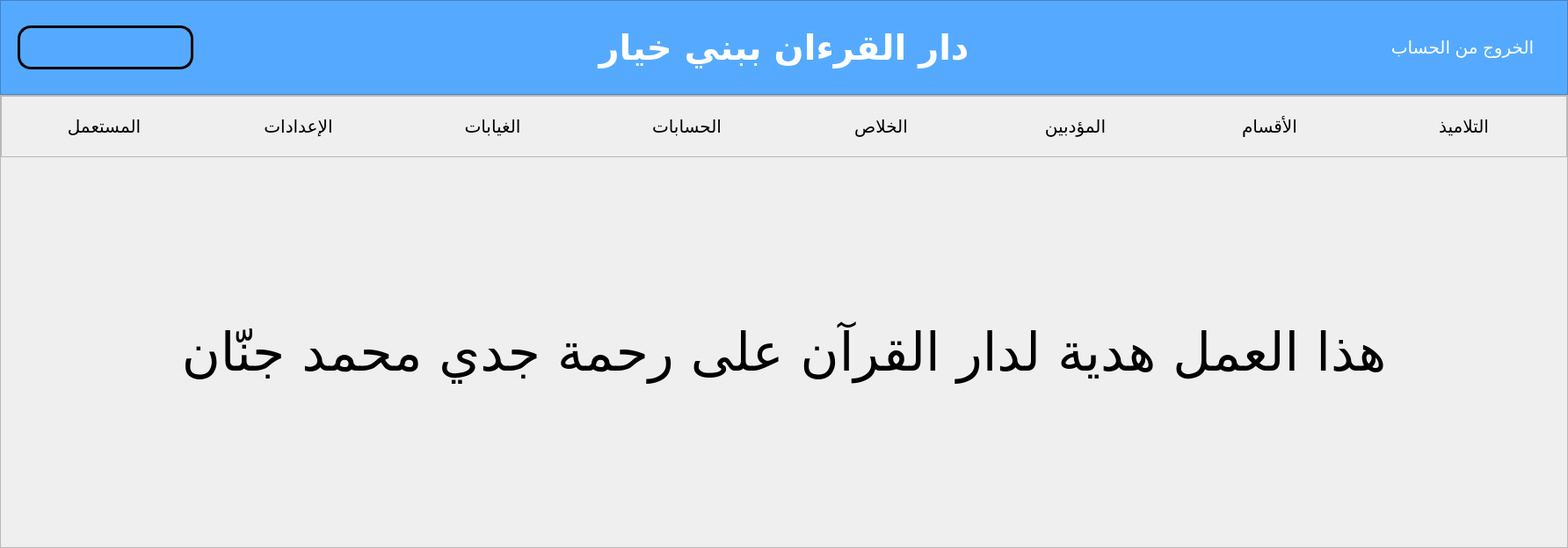
<?xml version="1.0" encoding="UTF-8"?>
<ui version="4.0">
 <class>main_app</class>
 <widget class="QMainWindow" name="main_app">
  <property name="windowModality">
   <enum>Qt::WindowModality::ApplicationModal</enum>
  </property>
  <property name="geometry">
   <rect>
    <x>0</x>
    <y>0</y>
    <width>1784</width>
    <height>624</height>
   </rect>
  </property>
  <property name="windowTitle">
   <string>MainWindow</string>
  </property>
  <widget class="QWidget" name="centralwidget">
   <layout class="QVBoxLayout" name="verticalLayout">
    <property name="spacing">
     <number>0</number>
    </property>
    <property name="leftMargin">
     <number>0</number>
    </property>
    <property name="topMargin">
     <number>0</number>
    </property>
    <property name="rightMargin">
     <number>0</number>
    </property>
    <property name="bottomMargin">
     <number>0</number>
    </property>
    <item>
     <widget class="QFrame" name="frame">
      <property name="styleSheet">
       <string notr="true">padding: 10px;
background-color: rgb(85, 170, 255);</string>
      </property>
      <property name="frameShape">
       <enum>QFrame::Shape::StyledPanel</enum>
      </property>
      <property name="frameShadow">
       <enum>QFrame::Shadow::Raised</enum>
      </property>
      <layout class="QHBoxLayout" name="horizontalLayout">
       <item>
        <widget class="QLabel" name="username">
         <property name="minimumSize">
          <size>
           <width>200</width>
           <height>50</height>
          </size>
         </property>
         <property name="maximumSize">
          <size>
           <width>250</width>
           <height>50</height>
          </size>
         </property>
         <property name="font">
          <font>
           <pointsize>15</pointsize>
          </font>
         </property>
         <property name="styleSheet">
          <string notr="true">border: 3px solid black; 
border-radius: 15px</string>
         </property>
         <property name="text">
          <string/>
         </property>
        </widget>
       </item>
       <item>
        <spacer name="horizontalSpacer_2">
         <property name="orientation">
          <enum>Qt::Orientation::Horizontal</enum>
         </property>
         <property name="sizeHint" stdset="0">
          <size>
           <width>308</width>
           <height>20</height>
          </size>
         </property>
        </spacer>
       </item>
       <item>
        <widget class="QLabel" name="label">
         <property name="minimumSize">
          <size>
           <width>500</width>
           <height>0</height>
          </size>
         </property>
         <property name="font">
          <font>
           <family>Aldhabi</family>
           <pointsize>30</pointsize>
           <bold>true</bold>
          </font>
         </property>
         <property name="styleSheet">
          <string notr="true">color: rgb(255, 255, 255);</string>
         </property>
         <property name="text">
          <string>دار القرءان ببني خيار</string>
         </property>
         <property name="alignment">
          <set>Qt::AlignmentFlag::AlignCenter</set>
         </property>
        </widget>
       </item>
       <item>
        <spacer name="horizontalSpacer">
         <property name="orientation">
          <enum>Qt::Orientation::Horizontal</enum>
         </property>
         <property name="sizeHint" stdset="0">
          <size>
           <width>307</width>
           <height>20</height>
          </size>
         </property>
        </spacer>
       </item>
       <item>
        <widget class="QPushButton" name="log_out">
         <property name="sizePolicy">
          <sizepolicy hsizetype="Fixed" vsizetype="Fixed">
           <horstretch>0</horstretch>
           <verstretch>0</verstretch>
          </sizepolicy>
         </property>
         <property name="minimumSize">
          <size>
           <width>200</width>
           <height>30</height>
          </size>
         </property>
         <property name="font">
          <font>
           <pointsize>15</pointsize>
          </font>
         </property>
         <property name="layoutDirection">
          <enum>Qt::LayoutDirection::RightToLeft</enum>
         </property>
         <property name="styleSheet">
          <string notr="true">color: rgb(255, 255, 255);</string>
         </property>
         <property name="text">
          <string>الخروج من الحساب</string>
         </property>
         <property name="icon">
          <iconset>
           <normaloff>../../../../Users/User/Desktop/icons/student-xl.png</normaloff>../../../../Users/User/Desktop/icons/student-xl.png</iconset>
         </property>
         <property name="iconSize">
          <size>
           <width>35</width>
           <height>35</height>
          </size>
         </property>
         <property name="flat">
          <bool>true</bool>
         </property>
        </widget>
       </item>
      </layout>
     </widget>
    </item>
    <item>
     <widget class="QFrame" name="frame_2">
      <property name="sizePolicy">
       <sizepolicy hsizetype="Preferred" vsizetype="Expanding">
        <horstretch>0</horstretch>
        <verstretch>0</verstretch>
       </sizepolicy>
      </property>
      <property name="frameShape">
       <enum>QFrame::Shape::StyledPanel</enum>
      </property>
      <property name="frameShadow">
       <enum>QFrame::Shadow::Raised</enum>
      </property>
      <layout class="QVBoxLayout" name="verticalLayout_2">
       <property name="spacing">
        <number>0</number>
       </property>
       <property name="leftMargin">
        <number>0</number>
       </property>
       <property name="topMargin">
        <number>0</number>
       </property>
       <property name="rightMargin">
        <number>0</number>
       </property>
       <property name="bottomMargin">
        <number>0</number>
       </property>
       <item>
        <widget class="QFrame" name="frame_3">
         <property name="minimumSize">
          <size>
           <width>0</width>
           <height>70</height>
          </size>
         </property>
         <property name="styleSheet">
          <string notr="true"/>
         </property>
         <property name="frameShape">
          <enum>QFrame::Shape::StyledPanel</enum>
         </property>
         <property name="frameShadow">
          <enum>QFrame::Shadow::Raised</enum>
         </property>
         <layout class="QHBoxLayout" name="horizontalLayout_3">
          <item>
           <widget class="QPushButton" name="user">
            <property name="minimumSize">
             <size>
              <width>150</width>
              <height>50</height>
             </size>
            </property>
            <property name="font">
             <font>
              <pointsize>15</pointsize>
             </font>
            </property>
            <property name="layoutDirection">
             <enum>Qt::LayoutDirection::RightToLeft</enum>
            </property>
            <property name="styleSheet">
             <string notr="true"/>
            </property>
            <property name="text">
             <string>المستعمل</string>
            </property>
            <property name="icon">
             <iconset>
              <normaloff>../../../../Users/User/Desktop/icons/settings-5-xl.png</normaloff>../../../../Users/User/Desktop/icons/settings-5-xl.png</iconset>
            </property>
            <property name="iconSize">
             <size>
              <width>35</width>
              <height>35</height>
             </size>
            </property>
            <property name="flat">
             <bool>true</bool>
            </property>
           </widget>
          </item>
          <item>
           <widget class="QPushButton" name="settings">
            <property name="minimumSize">
             <size>
              <width>150</width>
              <height>50</height>
             </size>
            </property>
            <property name="font">
             <font>
              <pointsize>15</pointsize>
             </font>
            </property>
            <property name="layoutDirection">
             <enum>Qt::LayoutDirection::RightToLeft</enum>
            </property>
            <property name="styleSheet">
             <string notr="true"/>
            </property>
            <property name="text">
             <string>الإعدادات</string>
            </property>
            <property name="icon">
             <iconset>
              <normaloff>../../../../Users/User/Desktop/icons/settings-5-xl.png</normaloff>../../../../Users/User/Desktop/icons/settings-5-xl.png</iconset>
            </property>
            <property name="iconSize">
             <size>
              <width>35</width>
              <height>35</height>
             </size>
            </property>
            <property name="flat">
             <bool>true</bool>
            </property>
           </widget>
          </item>
          <item>
           <widget class="QPushButton" name="absents">
            <property name="minimumSize">
             <size>
              <width>150</width>
              <height>50</height>
             </size>
            </property>
            <property name="font">
             <font>
              <pointsize>15</pointsize>
             </font>
            </property>
            <property name="layoutDirection">
             <enum>Qt::LayoutDirection::RightToLeft</enum>
            </property>
            <property name="styleSheet">
             <string notr="true"/>
            </property>
            <property name="text">
             <string>الغيابات</string>
            </property>
            <property name="icon">
             <iconset>
              <normaloff>../../../../Users/User/Desktop/icons/us-dollar-xl.png</normaloff>../../../../Users/User/Desktop/icons/us-dollar-xl.png</iconset>
            </property>
            <property name="iconSize">
             <size>
              <width>35</width>
              <height>35</height>
             </size>
            </property>
            <property name="flat">
             <bool>true</bool>
            </property>
           </widget>
          </item>
          <item>
           <widget class="QPushButton" name="money">
            <property name="minimumSize">
             <size>
              <width>150</width>
              <height>50</height>
             </size>
            </property>
            <property name="font">
             <font>
              <pointsize>15</pointsize>
             </font>
            </property>
            <property name="layoutDirection">
             <enum>Qt::LayoutDirection::RightToLeft</enum>
            </property>
            <property name="styleSheet">
             <string notr="true"/>
            </property>
            <property name="text">
             <string>الحسابات</string>
            </property>
            <property name="icon">
             <iconset>
              <normaloff>../../../../Users/User/Desktop/icons/student-xl.png</normaloff>../../../../Users/User/Desktop/icons/student-xl.png</iconset>
            </property>
            <property name="iconSize">
             <size>
              <width>35</width>
              <height>35</height>
             </size>
            </property>
            <property name="flat">
             <bool>true</bool>
            </property>
           </widget>
          </item>
          <item>
           <widget class="QPushButton" name="payment">
            <property name="minimumSize">
             <size>
              <width>150</width>
              <height>50</height>
             </size>
            </property>
            <property name="font">
             <font>
              <pointsize>15</pointsize>
             </font>
            </property>
            <property name="layoutDirection">
             <enum>Qt::LayoutDirection::RightToLeft</enum>
            </property>
            <property name="styleSheet">
             <string notr="true"/>
            </property>
            <property name="text">
             <string>الخلاص</string>
            </property>
            <property name="icon">
             <iconset>
              <normaloff>../../../../Users/User/Desktop/icons/us-dollar-xl.png</normaloff>../../../../Users/User/Desktop/icons/us-dollar-xl.png</iconset>
            </property>
            <property name="iconSize">
             <size>
              <width>35</width>
              <height>35</height>
             </size>
            </property>
            <property name="flat">
             <bool>true</bool>
            </property>
           </widget>
          </item>
          <item>
           <widget class="QPushButton" name="teachers">
            <property name="minimumSize">
             <size>
              <width>150</width>
              <height>50</height>
             </size>
            </property>
            <property name="font">
             <font>
              <pointsize>15</pointsize>
             </font>
            </property>
            <property name="layoutDirection">
             <enum>Qt::LayoutDirection::RightToLeft</enum>
            </property>
            <property name="styleSheet">
             <string notr="true"/>
            </property>
            <property name="text">
             <string>المؤدبين</string>
            </property>
            <property name="icon">
             <iconset>
              <normaloff>../../../../Users/User/Desktop/icons/us-dollar-xl.png</normaloff>../../../../Users/User/Desktop/icons/us-dollar-xl.png</iconset>
            </property>
            <property name="iconSize">
             <size>
              <width>35</width>
              <height>35</height>
             </size>
            </property>
            <property name="flat">
             <bool>true</bool>
            </property>
           </widget>
          </item>
          <item>
           <widget class="QPushButton" name="classes">
            <property name="minimumSize">
             <size>
              <width>150</width>
              <height>50</height>
             </size>
            </property>
            <property name="font">
             <font>
              <pointsize>15</pointsize>
             </font>
            </property>
            <property name="layoutDirection">
             <enum>Qt::LayoutDirection::RightToLeft</enum>
            </property>
            <property name="styleSheet">
             <string notr="true"/>
            </property>
            <property name="text">
             <string>الأقسام</string>
            </property>
            <property name="icon">
             <iconset>
              <normaloff>../../../../Users/User/Desktop/icons/us-dollar-xl.png</normaloff>../../../../Users/User/Desktop/icons/us-dollar-xl.png</iconset>
            </property>
            <property name="iconSize">
             <size>
              <width>35</width>
              <height>35</height>
             </size>
            </property>
            <property name="flat">
             <bool>true</bool>
            </property>
           </widget>
          </item>
          <item>
           <widget class="QPushButton" name="students">
            <property name="minimumSize">
             <size>
              <width>150</width>
              <height>50</height>
             </size>
            </property>
            <property name="font">
             <font>
              <pointsize>15</pointsize>
             </font>
            </property>
            <property name="layoutDirection">
             <enum>Qt::LayoutDirection::RightToLeft</enum>
            </property>
            <property name="styleSheet">
             <string notr="true"/>
            </property>
            <property name="text">
             <string>التلاميذ</string>
            </property>
            <property name="icon">
             <iconset>
              <normaloff>../../../../Users/User/Desktop/icons/student-xl.png</normaloff>../../../../Users/User/Desktop/icons/student-xl.png</iconset>
            </property>
            <property name="iconSize">
             <size>
              <width>35</width>
              <height>35</height>
             </size>
            </property>
            <property name="flat">
             <bool>true</bool>
            </property>
           </widget>
          </item>
         </layout>
        </widget>
       </item>
       <item>
        <widget class="QStackedWidget" name="stackedWidget">
         <widget class="QWidget" name="page">
          <layout class="QHBoxLayout" name="horizontalLayout_2">
           <item>
            <widget class="QLabel" name="label_2">
             <property name="font">
              <font>
               <family>Cascadia Code</family>
               <pointsize>45</pointsize>
              </font>
             </property>
             <property name="layoutDirection">
              <enum>Qt::LayoutDirection::RightToLeft</enum>
             </property>
             <property name="styleSheet">
              <string notr="true"/>
             </property>
             <property name="text">
              <string>هذا العمل هدية لدار القرآن على رحمة جدي محمد جنّان</string>
             </property>
             <property name="textFormat">
              <enum>Qt::TextFormat::PlainText</enum>
             </property>
             <property name="scaledContents">
              <bool>true</bool>
             </property>
             <property name="alignment">
              <set>Qt::AlignmentFlag::AlignCenter</set>
             </property>
             <property name="wordWrap">
              <bool>true</bool>
             </property>
            </widget>
           </item>
          </layout>
         </widget>
        </widget>
       </item>
      </layout>
     </widget>
    </item>
   </layout>
  </widget>
 </widget>
 <resources/>
 <connections/>
</ui>
